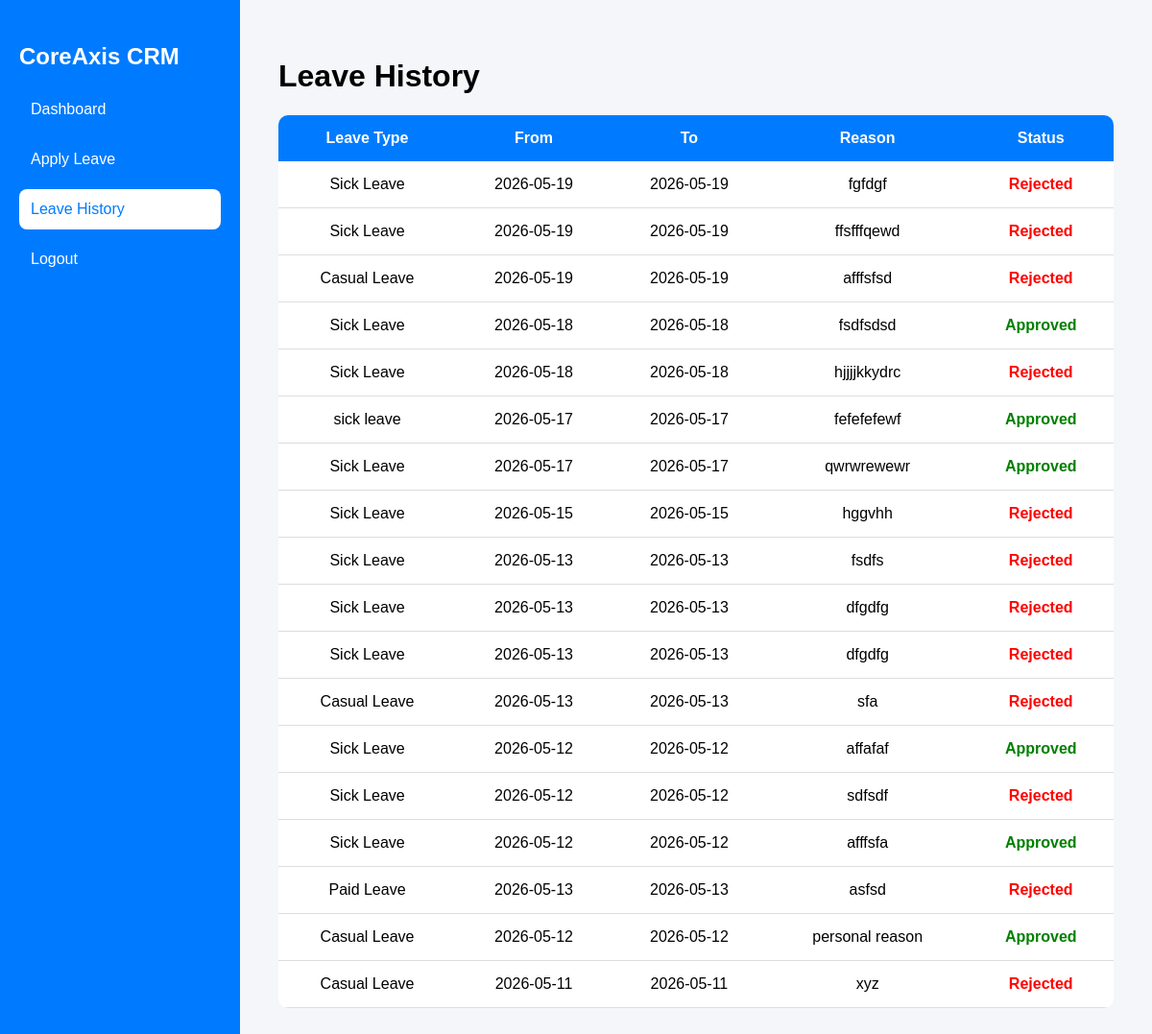
The app's page /leave_history.php (signed in) with its own data.
### tables this page shows
CREATE TABLE `leaves` (
  `id` int(11) NOT NULL,
  `employee_id` varchar(50) DEFAULT NULL,
  `leave_type` varchar(100) DEFAULT NULL,
  `from_date` date DEFAULT NULL,
  `to_date` date DEFAULT NULL,
  `reason` text DEFAULT NULL,
  `status` varchar(50) DEFAULT 'Pending',
  `applied_on` timestamp NOT NULL DEFAULT current_timestamp(),
  `employee_notification_status` varchar(20) DEFAULT 'Unread'
);

### leave_history.php (the view, shortened to what this page needs)
<?php
include 'includes/db.php';
$employee_id = $_SESSION['employee_id'];
$query = "SELECT * FROM leaves
WHERE employee_id='$employee_id'
ORDER BY id DESC";
$result = mysqli_query($conn, $query);
?>
<!DOCTYPE html>
<html>
<head>
    <link rel="stylesheet" href="https://cdnjs.cloudflare.com/ajax/libs/font-awesome/6.5.1/css/all.min.css">
</head>
<body>
    <div class="main-container">
        <div class="sidebar">
            <h2 style="color:white;">
                CoreAxis CRM
            </h2>
            <a href="dashboard.php">
                Dashboard
            </a>
            <a href="leave.php">
                Apply Leave
            </a>
            <a href="leave_history.php" class="active">
                Leave History
            </a>
            <a href="logout.php">
                Logout
            </a>
        </div>
        <div class="content">
            <h1>
                Leave History
            </h1>
            <table style="width:100%; border-collapse:collapse; text-align:center;">
                <tr>
                    <th style="padding:15px;">Leave Type</th>
                    <th style="padding:15px;">From</th>
                    <th style="padding:15px;">To</th>
                    <th style="padding:15px;">Reason</th>
                    <th style="padding:15px;">Status</th>
                </tr>
                <?php
                while ($row = mysqli_fetch_assoc($result)) {
                    ?>
                    <tr>
                        <td style="padding:15px; text-align:center;">
                            <?php echo $row['leave_type']; ?>
                        </td>
                        <td style="padding:15px; text-align:center;">
                            <?php echo $row['from_date']; ?>
                        </td>
                        <td style="padding:15px; text-align:center;">
                            <?php echo $row['to_date']; ?>
                        </td>
                        <td style="padding:15px; text-align:center;">
                            <?php echo $row['reason']; ?>
                        </td>
                        <td style="padding:15px; text-align:center;">
                            <?php
                            if ($row['status'] == "Pending") {
                                echo "<span class='status-pending'>
                        Pending
                        </span>";
                            } elseif ($row['status'] == "Approved") {
                                echo "<span class='status-approved'>
                        Approved
                        </span>";
                            } else {
                                echo "<span class='status-rejected'>
                        Rejected
                        </span>";
                            }
                            ?>
                        </td>
                    </tr>
                    <?php
                }
                ?>
            </table>
        </div>
    </div>
</body>
</html>

### leave_history.php (style rules this page uses)
body { margin: 0; background: #f4f6f9; font-family: Arial; }
.main-container { display: flex; }
.sidebar { width: 250px; background: #007bff; min-height: 100vh; padding: 25px 20px; box-sizing: border-box; }
.sidebar a { display: block; color: white; text-decoration: none; padding: 12px; margin-top: 10px; border-radius: 8px; }
.sidebar a:hover, .sidebar .active { background: white; color: #007bff; }
.content { flex: 1; padding: 40px; }
table { width: 100%; background: white; border-collapse: collapse; margin-top: 20px; border-radius: 10px; overflow: hidden; }
table th { background: #007bff; color: white; padding: 15px; }
table td { padding: 15px; border-bottom: 1px solid #ddd; }
.status-approved { color: green; font-weight: bold; }
.status-rejected { color: red; font-weight: bold; }

### records on screen
leaves: leave_type "Sick Leave", from_date "2026-05-19", to_date "2026-05-19", reason "fgfdgf", status "Rejected"
leaves: leave_type "Sick Leave", from_date "2026-05-19", to_date "2026-05-19", reason "ffsfffqewd", status "Rejected"
leaves: leave_type "Casual Leave", from_date "2026-05-19", to_date "2026-05-19", reason "afffsfsd", status "Rejected"
leaves: leave_type "Sick Leave", from_date "2026-05-18", to_date "2026-05-18", reason "fsdfsdsd", status "Approved"
leaves: leave_type "Sick Leave", from_date "2026-05-18", to_date "2026-05-18", reason "hjjjjkkydrc", status "Rejected"
leaves: leave_type "sick leave", from_date "2026-05-17", to_date "2026-05-17", reason "fefefefewf", status "Approved"
leaves: leave_type "Sick Leave", from_date "2026-05-17", to_date "2026-05-17", reason "qwrwrewewr", status "Approved"
leaves: leave_type "Sick Leave", from_date "2026-05-15", to_date "2026-05-15", reason "hggvhh", status "Rejected"
leaves: leave_type "Sick Leave", from_date "2026-05-13", to_date "2026-05-13", reason "fsdfs", status "Rejected"
leaves: leave_type "Sick Leave", from_date "2026-05-13", to_date "2026-05-13", reason "dfgdfg", status "Rejected"
leaves: leave_type "Sick Leave", from_date "2026-05-13", to_date "2026-05-13", reason "dfgdfg", status "Rejected"
leaves: leave_type "Casual Leave", from_date "2026-05-13", to_date "2026-05-13", reason "sfa", status "Rejected"
leaves: leave_type "Sick Leave", from_date "2026-05-12", to_date "2026-05-12", reason "affafaf", status "Approved"
leaves: leave_type "Sick Leave", from_date "2026-05-12", to_date "2026-05-12", reason "sdfsdf", status "Rejected"
leaves: leave_type "Sick Leave", from_date "2026-05-12", to_date "2026-05-12", reason "afffsfa", status "Approved"
leaves: leave_type "Paid Leave", from_date "2026-05-13", to_date "2026-05-13", reason "asfsd", status "Rejected"
leaves: leave_type "Casual Leave", from_date "2026-05-12", to_date "2026-05-12", reason "personal reason", status "Approved"
leaves: leave_type "Casual Leave", from_date "2026-05-11", to_date "2026-05-11", reason "xyz", status "Rejected"
